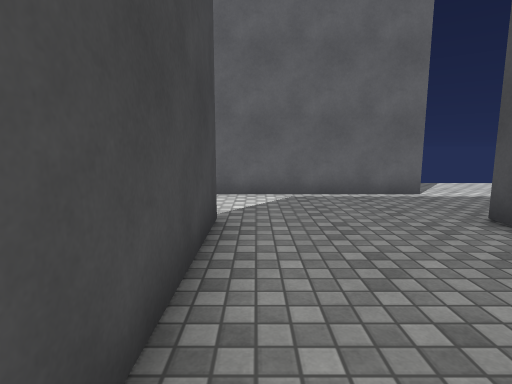
view 1 (above)

24 first-person views from a walk through a scene from a Unity 3-D project. The camera is 1.3 m above the floor, tilts 8° down and sees 80° across. The floor is counted in squares, 1 m on a side. Each view is taken from the middle of a square. On the plan, view 1 faces up. The plan holds only what a view shows up to about 14 squares ahead; the rest is blank. The place goes on beyond the plan. The player is left out. Surface patterns are stand-ins for the level's own textures.

view 2
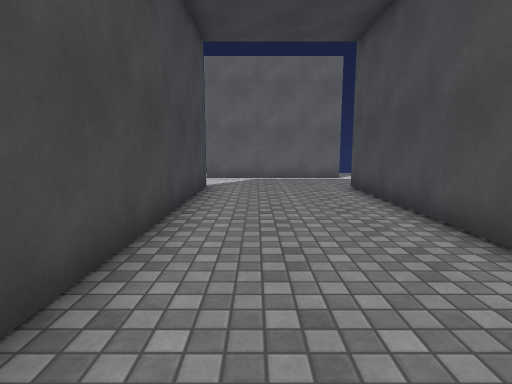

view 3
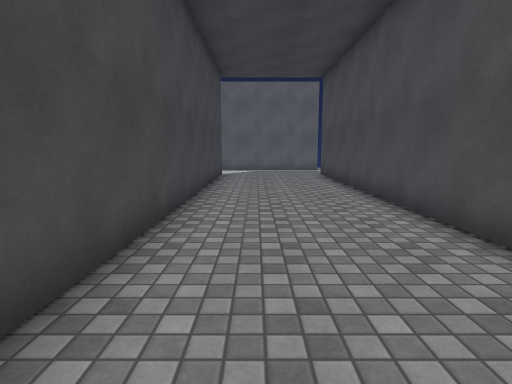

view 4
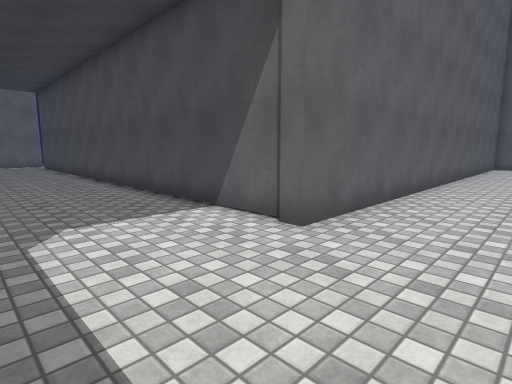

view 5
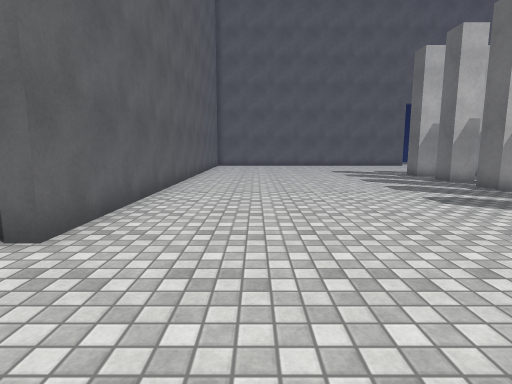

view 6
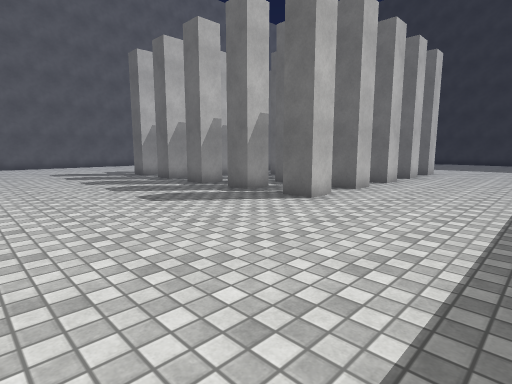

view 7
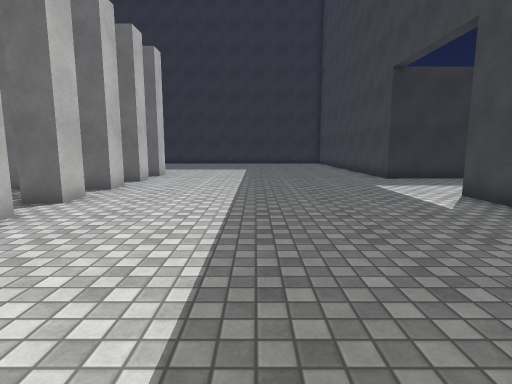

view 8
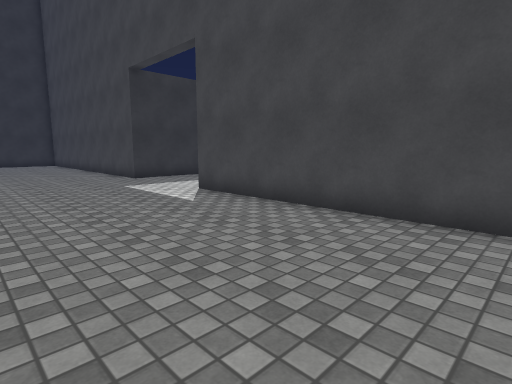

view 9
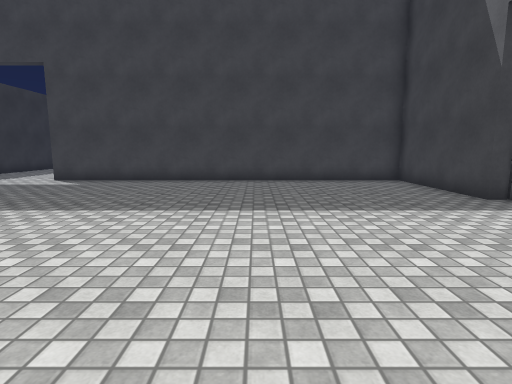

view 10
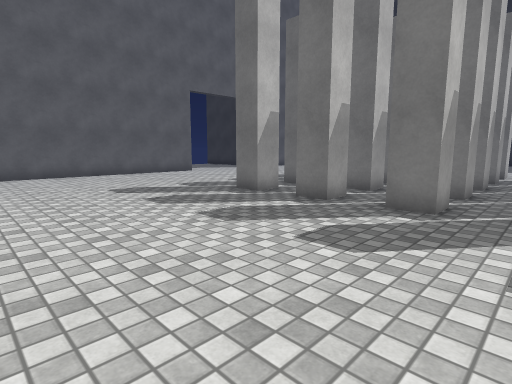

view 11
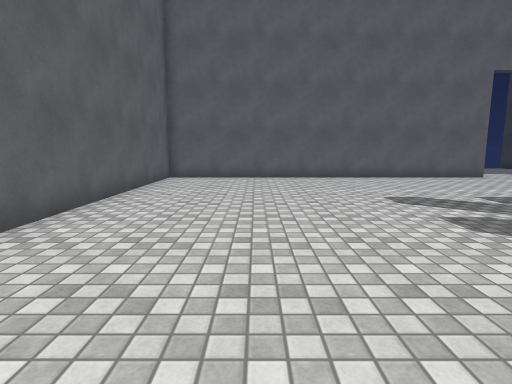

view 12
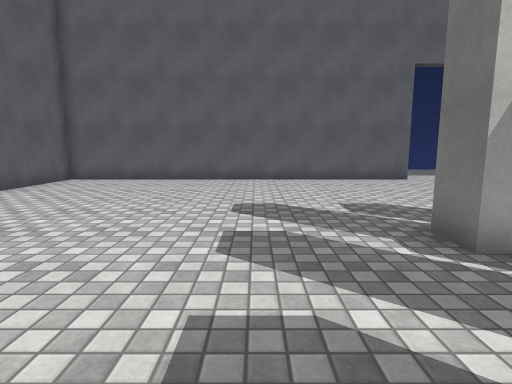

view 13
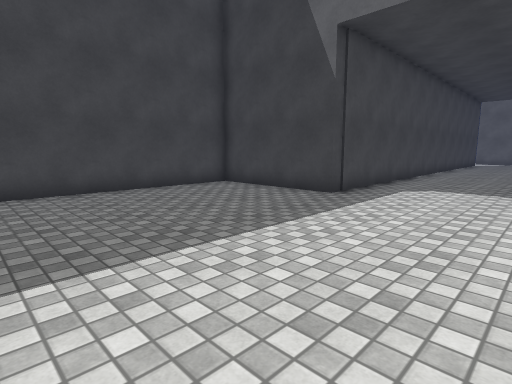

view 14
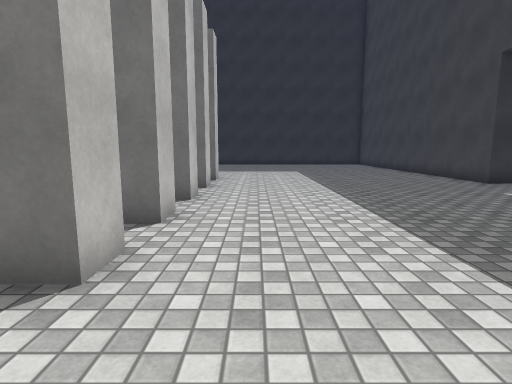

view 15
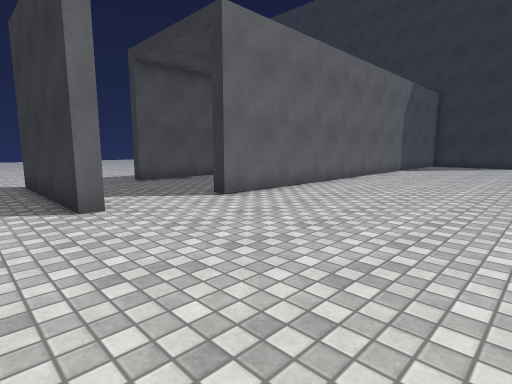

view 16
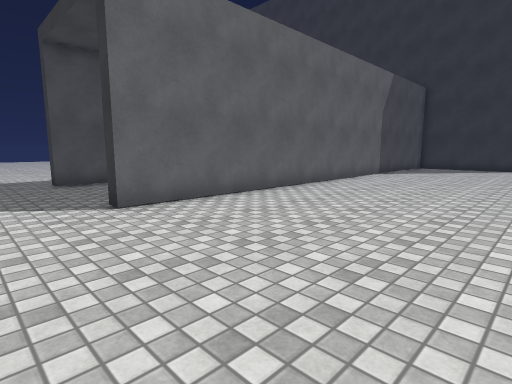

view 17
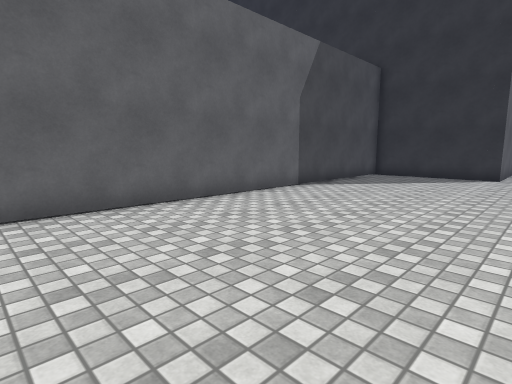

view 18
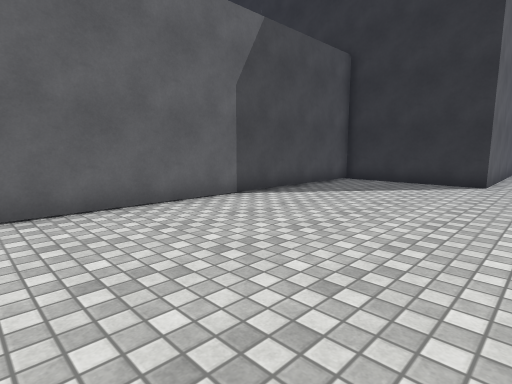

view 19
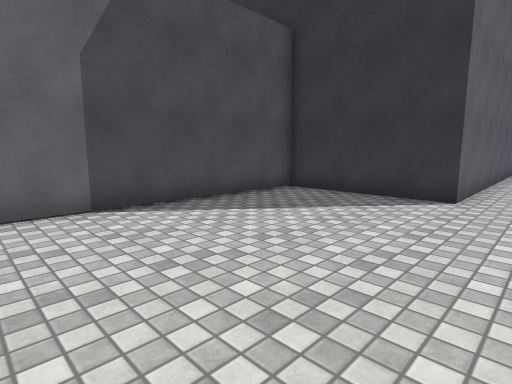

view 20
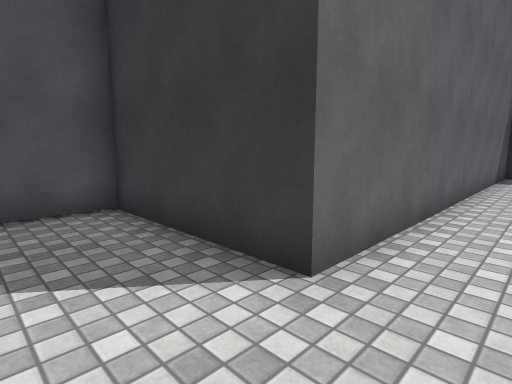

view 21
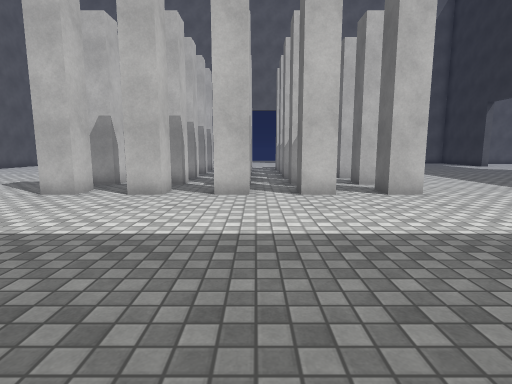

view 22
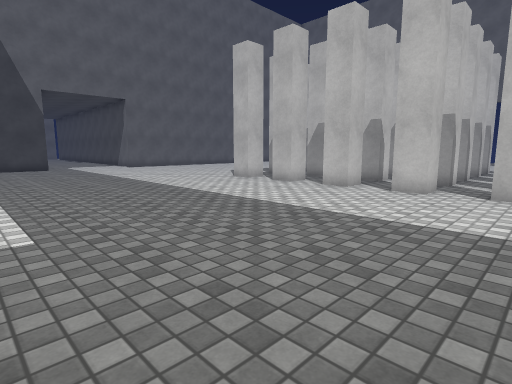

view 23
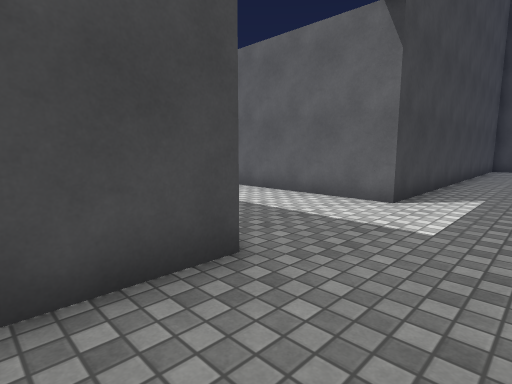

view 24
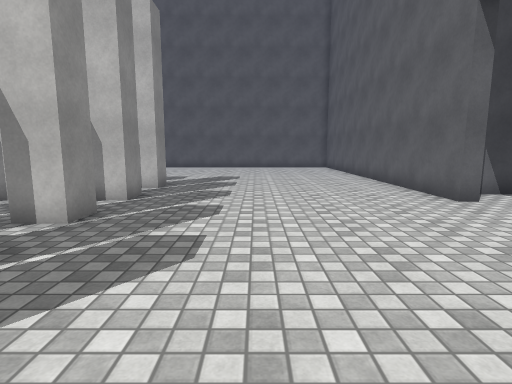

### Floor plan
Ten units are one square. View 1 is at (0, 0); x grows to the right and y downward. Boxes are objects, and circles mark ways between rooms. Rooms are numbered by the first view taken in them; rooms with no view inside come last. Other rooms are left out.
<svg viewBox="-90 -110 341 487">
<path fill="none" stroke="#000" d="M43 144 43 -55M72 258 82 258M47 268 47 258 58 258M97 269 97 258 108 258M122 258 132 258M47 293 47 283M97 293 97 283M47 318 47 308M147 269 147 258 157 258 157 268 151 268M-63 290 -63 145 -12 145 -12 -55 -7 -55 -7 150 -58 150 -58 295 -85 295M150 283 157 283 157 293M47 343 47 333M157 308 157 318 146 318M47 369 47 358M-85 345 -58 345 -58 372M246 295 241 295 241 150 41 150 41 145M25 -88 -12 -88 -12 -93M97 319 97 308M82 293 72 293M97 343 97 332M58 293 47 293M47 308 56 308M82 343 72 343M72 358 82 358M58 343 47 343M97 369 97 358M47 358 58 358"/>
<circle cx="50" cy="300" r="3" fill="#2a7"/>
<circle cx="90" cy="300" r="3" fill="#2a7"/>
<circle cx="50" cy="350" r="3" fill="#2a7"/>
<circle cx="90" cy="340" r="3" fill="#2a7"/>
<text x="40" y="180">1</text>
<text x="90" y="310">2</text>
<text x="80" y="350">3</text>
</svg>
Room 1 opens to room 2. Room 1 opens to room 3. Room 2 opens to room 3.

Where each view was taken, in squares from view 1:
view 1: 0 up, 0 right, facing up
view 2: 5 down, 1 right, facing up
view 3: 10 down, 1 right, facing up
view 4: 18 down, 0 right, facing up-right
view 5: 18 down, 0 right, facing right
view 6: 19 down, 0 right, facing down-right
view 7: 21 down, 0 right, facing down
view 8: 21 down, 0 right, facing down-left
view 9: 21 down, 7 right, facing left
view 10: 19 down, 8 right, facing down-right
view 11: 19 down, 10 right, facing right
view 12: 23 down, 11 right, facing right
view 13: 23 down, 4 right, facing up-left
view 14: 23 down, 3 right, facing down
view 15: 11 up, 8 left, facing down-right
view 16: 8 up, 8 left, facing down-right
view 17: 1 up, 8 left, facing down-right
view 18: 2 down, 8 left, facing down-right
view 19: 6 down, 8 left, facing down-right
view 20: 12 down, 8 left, facing down-right
view 21: 32 down, 4 left, facing right
view 22: 37 down, 5 left, facing up-right
view 23: 37 down, 3 left, facing up-left
view 24: 37 down, 19 right, facing up
